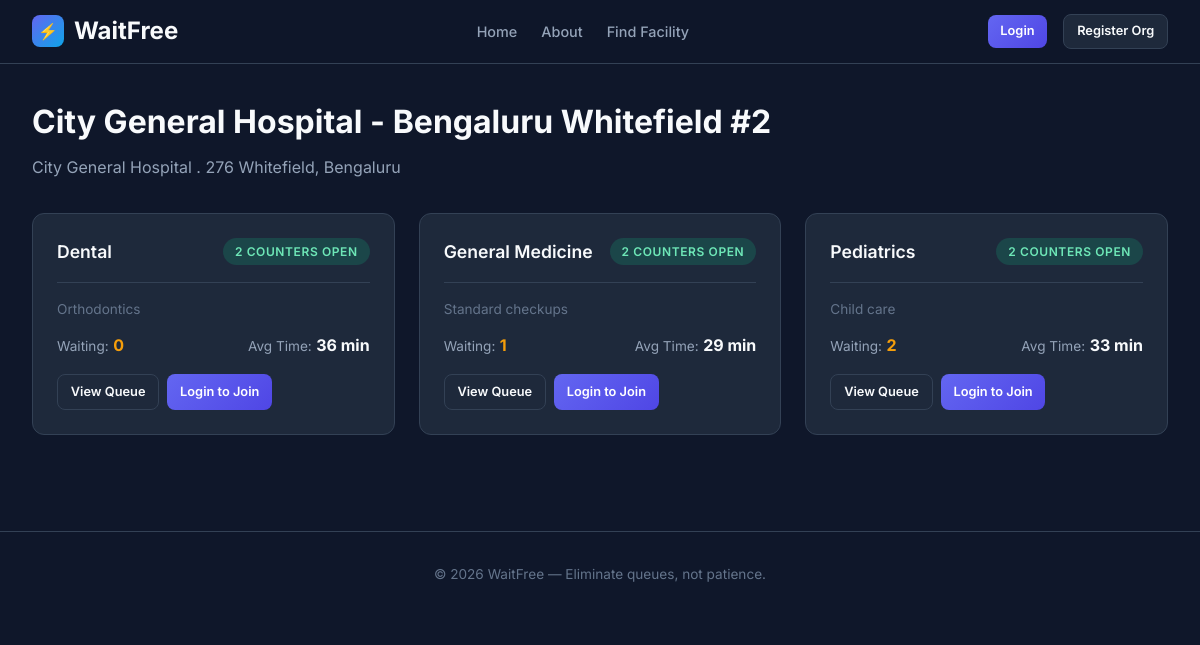
The page /facilities/172/ on the database its author committed.
### facilities/models.py (models this page shows, shortened)
class Branch(models.Model):
    name = models.CharField(max_length=255)
    organization = models.ForeignKey(
        'organizations.Organization',
        on_delete=models.CASCADE,
        related_name='branches',
    )
    address = models.TextField(blank=True)
    city = models.CharField(max_length=100, blank=True)
    is_active = models.BooleanField(default=True)
    created_at = models.DateTimeField(auto_now_add=True)
    updated_at = models.DateTimeField(auto_now=True)
    class Meta:
        db_table = 'waitfree_branch'
        ordering = ['name']
        verbose_name_plural = 'branches'

class Service(models.Model):
    name = models.CharField(max_length=255)
    branch = models.ForeignKey(
        Branch,
        on_delete=models.CASCADE,
        related_name='services',
    )
    description = models.TextField(blank=True)
    avg_service_time = models.PositiveIntegerField(
        default=10,
        help_text='Average service time in minutes',
    )
    is_active = models.BooleanField(default=True)
    created_at = models.DateTimeField(auto_now_add=True)
    updated_at = models.DateTimeField(auto_now=True)
    class Meta:
        db_table = 'waitfree_service'
        ordering = ['name']
        unique_together = ['name', 'branch']

### organizations/models.py (models this page shows, shortened)
class Organization(models.Model):
    name = models.CharField(max_length=255)
    slug = models.SlugField(max_length=255, unique=True, blank=True)
    contact_email = models.EmailField(blank=True)
    phone = models.CharField(max_length=20, blank=True)
    address = models.TextField(blank=True)
    is_active = models.BooleanField(default=True)
    created_at = models.DateTimeField(auto_now_add=True)
    updated_at = models.DateTimeField(auto_now=True)
    class Meta:
        db_table = 'waitfree_organization'
        ordering = ['name']

### facilities/views.py (the view)
# urls.py: path('<int:branch_id>/', views.BranchDetailView.as_view(), name='branch_detail'),
class BranchDetailView(View):
    def get(self, request, branch_id):
        branch = get_object_or_404(Branch, id=branch_id, is_active=True)
        services = Service.objects.filter(branch=branch, is_active=True)
        service_data = []
        for service in services:
            from queues.models import QueueTicket
            waiting_count = QueueTicket.objects.filter(
                service=service, status='waiting'
            ).count()
            open_counters = Counter.objects.filter(
                service=service, is_open=True
            ).count()
            service_data.append({
                'service': service,
                'waiting_count': waiting_count,
                'open_counters': open_counters,
            })
        context = {
            'branch': branch,
            'service_data': service_data,
        }
        return render(request, 'citizen/branch_detail.html', context)

### templates/citizen/branch_detail.html (shortened to what this page needs)
{% extends 'base.html' %}
{% block content %}
<div class="container">
    <div class="page-header">
        <h1>{{ branch.name }}</h1>
        <p>{{ branch.organization.name }}{% if branch.address %} . {{ branch.address }}{% endif %}</p>
    </div>
    {% if service_data %}
    <div class="card-grid">
        {% for item in service_data %}
        <div class="card">
            <div class="card-header">
                <h3>{{ item.service.name }}</h3>
                <span class="status-badge {% if item.open_counters > 0 %}status-open{% else %}status-closed{% endif %}">
                    {% if item.open_counters > 0 %}{{ item.open_counters }} counter{{ item.open_counters|pluralize }}
                    open{% else %}Closed{% endif %}
                </span>
            </div>
            {% if item.service.description %}
            <p class="text-muted" style="font-size: 0.85rem; margin-bottom: 0.75rem;">{{ item.service.description }}</p>
            {% endif %}
            <div class="flex-between" style="margin-bottom: 1rem;">
                <div>
                    <span style="color: var(--text-secondary); font-size: 0.85rem;">Waiting:</span>
                    <strong style="color: var(--accent);">{{ item.waiting_count }}</strong>
                </div>
                <div>
                    <span style="color: var(--text-secondary); font-size: 0.85rem;">Avg Time:</span>
                    <strong>{{ item.service.avg_service_time }} min</strong>
                </div>
            </div>
            <div class="action-group">
                <a href="{% url 'queues:overview' item.service.id %}" class="btn btn-secondary btn-sm">View Queue</a>
                {% if user.is_authenticated and user.role == 'citizen' %}
                {% if item.open_counters > 0 %}
                <form method="post" action="{% url 'queues:join_queue' %}" style="display: inline;">
                    {% csrf_token %}
                    <input type="hidden" name="service_id" value="{{ item.service.id }}">
                    <button type="submit" class="btn btn-success btn-sm">Join Queue</button>
                </form>
                {% else %}
                <span class="btn btn-secondary btn-sm" style="opacity: 0.5; cursor: not-allowed;">Queue Closed</span>
                {% endif %}
                {% elif not user.is_authenticated %}
                <a href="{% url 'accounts:citizen_otp_request' %}" class="btn btn-primary btn-sm">Login to Join</a>
                {% endif %}
            </div>
        </div>
        {% endfor %}
    </div>
    {% else %}
    <div class="empty-state">
        <div class="icon">🚫</div>
        <p>No services available at this branch.</p>
    </div>
    {% endif %}
</div>
{% endblock %}

### static/css/style.css (style rules this page uses)
:root { --primary: #6366f1; --primary-dark: #4f46e5; --primary-light: #818cf8; --secondary: #0ea5e9; --secondary-dark: #0284c7; --accent: #f59e0b; --success: #10b981; --danger: #ef4444; --warning: #f59e0b; --info: #06b6d4; --bg-dark: #0f172a; --bg-card: #1e293b; --bg-card-hover: #334155; --bg-surface: #162032; --text-primary: #f8fafc; --text-secondary: #94a3b8; --text-muted: #64748b; --border: #334155; --border-light: #475569; --shadow: rgba(0, 0, 0, 0.3); --radius: 12px; --radius-sm: 8px; --radius-lg: 16px; --transition: all 0.2s ease; --font: 'Inter', -apple-system, BlinkMacSystemFont, sans-serif; }
*, *::before, *::after { box-sizing: border-box; margin: 0; padding: 0; }
body { font-family: var(--font); background: var(--bg-dark); color: var(--text-primary); line-height: 1.6; min-height: 100vh; }
a { color: var(--primary-light); text-decoration: none; transition: var(--transition); }
.container { max-width: 1200px; margin: 0 auto; padding: 2rem; }
.page-header { margin-bottom: 2rem; }
.page-header h1 { font-size: 2rem; font-weight: 700; margin-bottom: 0.5rem; }
.page-header p { color: var(--text-secondary); font-size: 1rem; }
.card { background: var(--bg-card); border: 1px solid var(--border); border-radius: var(--radius); padding: 1.5rem; transition: var(--transition); }
.card-header { display: flex; align-items: center; justify-content: space-between; margin-bottom: 1rem; padding-bottom: 1rem; border-bottom: 1px solid var(--border); }
.card-header h2, .card-header h3 { font-size: 1.1rem; font-weight: 600; }
.card-grid { display: grid; grid-template-columns: repeat(auto-fill, minmax(280px, 1fr)); gap: 1.5rem; }
.btn { display: inline-flex; align-items: center; justify-content: center; gap: 0.5rem; padding: 0.6rem 1.25rem; border: none; border-radius: var(--radius-sm); font-size: 0.9rem; font-weight: 600; cursor: pointer; transition: var(--transition); text-decoration: none; font-family: var(--font); }
.btn-primary { background: linear-gradient(135deg, var(--primary), var(--primary-dark)); color: white; }
.btn-secondary { background: var(--bg-card); color: var(--text-primary); border: 1px solid var(--border); }
.btn-sm { padding: 0.4rem 0.8rem; font-size: 0.8rem; }
.status-badge { display: inline-flex; align-items: center; gap: 0.35rem; padding: 0.25rem 0.75rem; border-radius: 20px; font-size: 0.75rem; font-weight: 600; text-transform: uppercase; letter-spacing: 0.05em; }
.status-open { background: rgba(16, 185, 129, 0.2); color: #6ee7b7; }
.action-group { display: flex; gap: 0.5rem; flex-wrap: wrap; }
.text-muted { color: var(--text-muted); }
.flex-between { display: flex; justify-content: space-between; align-items: center; }

### rows shown on the page
Branch: name "City General Hospital - Bengaluru Whitefield #2", organization.name "City General Hospital", address "276 Whitefield, Bengaluru"
Service: service.name "Dental", open_counters "2", service.description "Orthodontics", waiting_count "0", service.avg_service_time "36"
Service: service.name "General Medicine", open_counters "2", service.description "Standard checkups", waiting_count "1", service.avg_service_time "29"
Service: service.name "Pediatrics", open_counters "2", service.description "Child care", waiting_count "2", service.avg_service_time "33"
